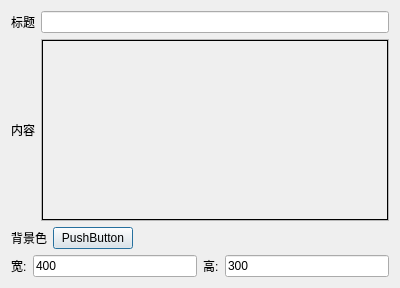
<?xml version="1.0" encoding="UTF-8"?>
<ui version="4.0">
 <class>ByyBuildingInfoDialog</class>
 <widget class="QDialog" name="ByyBuildingInfoDialog">
  <property name="geometry">
   <rect>
    <x>0</x>
    <y>0</y>
    <width>400</width>
    <height>288</height>
   </rect>
  </property>
  <property name="windowTitle">
   <string>建筑物信息编辑</string>
  </property>
  <layout class="QVBoxLayout" name="verticalLayout">
   <item>
    <layout class="QGridLayout" name="gridLayout">
     <item row="0" column="0">
      <widget class="QLabel" name="label">
       <property name="text">
        <string>标题</string>
       </property>
      </widget>
     </item>
     <item row="0" column="1">
      <widget class="QLineEdit" name="lineEdit">
       <property name="sizePolicy">
        <sizepolicy hsizetype="Preferred" vsizetype="Fixed">
         <horstretch>0</horstretch>
         <verstretch>0</verstretch>
        </sizepolicy>
       </property>
      </widget>
     </item>
     <item row="1" column="0">
      <widget class="QLabel" name="label_11">
       <property name="text">
        <string>内容</string>
       </property>
      </widget>
     </item>
     <item row="1" column="1">
      <widget class="QScrollArea" name="scrollArea">
       <property name="widgetResizable">
        <bool>true</bool>
       </property>
       <widget class="QWidget" name="scrollAreaWidgetContents">
        <property name="geometry">
         <rect>
          <x>0</x>
          <y>0</y>
          <width>348</width>
          <height>179</height>
         </rect>
        </property>
        <layout class="QVBoxLayout" name="verticalLayout_6">
         <property name="spacing">
          <number>0</number>
         </property>
         <property name="margin">
          <number>0</number>
         </property>
         <item>
          <widget class="QLabel" name="label_15">
           <property name="autoFillBackground">
            <bool>true</bool>
           </property>
           <property name="frameShape">
            <enum>QFrame::Box</enum>
           </property>
           <property name="frameShadow">
            <enum>QFrame::Plain</enum>
           </property>
           <property name="text">
            <string/>
           </property>
           <property name="wordWrap">
            <bool>true</bool>
           </property>
          </widget>
         </item>
        </layout>
       </widget>
      </widget>
     </item>
    </layout>
   </item>
   <item>
    <layout class="QHBoxLayout" name="horizontalLayout_2">
     <item>
      <widget class="QLabel" name="label_2">
       <property name="text">
        <string>背景色</string>
       </property>
      </widget>
     </item>
     <item>
      <widget class="QPushButton" name="pushButton_2">
       <property name="autoFillBackground">
        <bool>true</bool>
       </property>
       <property name="text">
        <string>PushButton</string>
       </property>
      </widget>
     </item>
     <item>
      <spacer name="horizontalSpacer_2">
       <property name="orientation">
        <enum>Qt::Horizontal</enum>
       </property>
       <property name="sizeHint" stdset="0">
        <size>
         <width>40</width>
         <height>20</height>
        </size>
       </property>
      </spacer>
     </item>
    </layout>
   </item>
   <item>
    <layout class="QHBoxLayout" name="horizontalLayout_11">
     <item>
      <layout class="QHBoxLayout" name="horizontalLayout_9">
       <item>
        <widget class="QLabel" name="label_16">
         <property name="text">
          <string>宽:</string>
         </property>
        </widget>
       </item>
       <item>
        <widget class="QLineEdit" name="lineEdit_5">
         <property name="text">
          <string>400</string>
         </property>
        </widget>
       </item>
      </layout>
     </item>
     <item>
      <layout class="QHBoxLayout" name="horizontalLayout_10">
       <item>
        <widget class="QLabel" name="label_17">
         <property name="text">
          <string>高:</string>
         </property>
        </widget>
       </item>
       <item>
        <widget class="QLineEdit" name="lineEdit_6">
         <property name="text">
          <string>300</string>
         </property>
        </widget>
       </item>
      </layout>
     </item>
    </layout>
   </item>
  </layout>
 </widget>
 <layoutdefault spacing="6" margin="11"/>
 <resources/>
 <connections/>
</ui>
